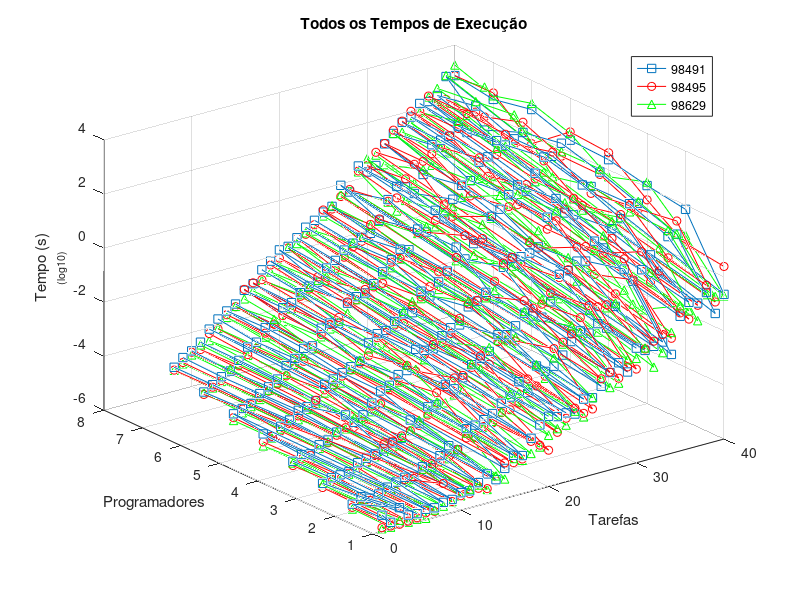

Write the MATLAB code that produced this figure.
clear all; close all;

% Gráfico com os tempos de execução

file98491 = load("temposExecucao98491.txt");
file98495 = load("temposExecucao98495.txt");
file98629 = load("temposExecucao98629.txt");

T98491 = file98491(:,1);
P98491 = file98491(:,2);
t98491 = log10(file98491(:,3));

T98495 = file98495(:,1);
P98495 = file98495(:,2);
t98495 = log10(file98495(:,3));

T98629 = file98629(:,1);
P98629 = file98629(:,2);
t98629 = log10(file98629(:,3));

figure(1)
plot3(T98491, P98491, t98491, '-s');
hold on;
plot3(T98495, P98495, t98495, '-or');
plot3(T98629, P98629, t98629, '-^g');
hold off;

title 'Todos os Tempos de Execução'
xlabel ('Tarefas')
ylabel ('Programadores')
zlabel ({'Tempo (s)', '_{(log10)}'});
legend ('98491', '98495', '98629');
grid on;